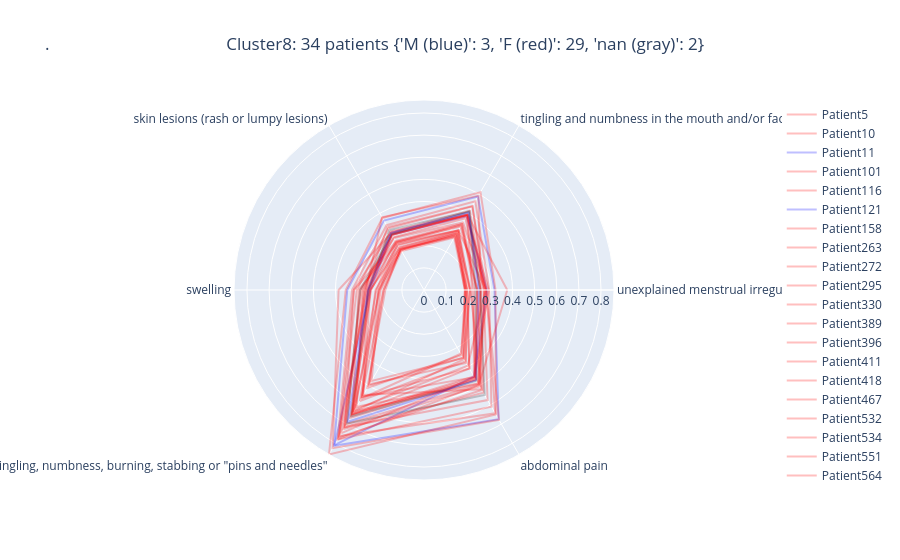

The cell this chart's notebook holds for it:
### Code cell
star_chart_per_patient(8)

### Figure 1 — Plotly figure (JSON) as saved in the notebook; plotly's stock layout.template omitted (floating-point values rounded to 4 significant figures)
{"data": [{"line": {"color": "rgb(255,0,0)"}, "mode": "lines", "name": "Patient5", "opacity": 0.25, "r": [0.1934, 0.2924, 0.2152, 0.2194, 0.5581, 0.4099, 0.1934, 0.1934], "theta": ["unexplained menstrual irregularity", "tingling and numbness in the mouth and/or face", "skin lesions (rash or lumpy lesions)", "swelling", "tingling, numbness, burning, stabbing or \"pins and needles\"", "abdominal pain", "unexplained menstrual irregularity"], "type": "scatterpolar"}, {"line": {"color": "rgb(255,0,0)"}, "mode": "lines", "name": "Patient10", "opacity": 0.25, "r": [0.2418, 0.345, 0.2498, 0.2557, 0.5576, 0.4549, 0.2418, 0.2418], "theta": ["unexplained menstrual irregularity", "tingling and numbness in the mouth and/or face", "skin lesions (rash or lumpy lesions)", "swelling", "tingling, numbness, burning, stabbing or \"pins and needles\"", "abdominal pain", "unexplained menstrual irregularity"], "type": "scatterpolar"}, {"line": {"color": "rgb(0,0,255)"}, "mode": "lines", "name": "Patient11", "opacity": 0.25, "r": [0.3187, 0.4874, 0.3625, 0.3468, 0.8131, 0.6745, 0.3187, 0.3187], "theta": ["unexplained menstrual irregularity", "tingling and numbness in the mouth and/or face", "skin lesions (rash or lumpy lesions)", "swelling", "tingling, numbness, burning, stabbing or \"pins and needles\"", "abdominal pain", "unexplained menstrual irregularity"], "type": "scatterpolar"}, {"line": {"color": "rgb(255,0,0)"}, "mode": "lines", "name": "Patient101", "opacity": 0.25, "r": [0.2794, 0.3113, 0.2466, 0.2151, 0.6229, 0.3954, 0.2794, 0.2794], "theta": ["unexplained menstrual irregularity", "tingling and numbness in the mouth and/or face", "skin lesions (rash or lumpy lesions)", "swelling", "tingling, numbness, burning, stabbing or \"pins and needles\"", "abdominal pain", "unexplained menstrual irregularity"], "type": "scatterpolar"}, {"line": {"color": "rgb(255,0,0)"}, "mode": "lines", "name": "Patient116", "opacity": 0.25, "r": [0.2688, 0.4139, 0.3013, 0.3175, 0.7149, 0.5744, 0.2688, 0.2688], "theta": ["unexplained menstrual irregularity", "tingling and numbness in the mouth and/or face", "skin lesions (rash or lumpy lesions)", "swelling", "tingling, numbness, burning, stabbing or \"pins and needles\"", "abdominal pain", "unexplained menstrual irregularity"], "type": "scatterpolar"}, {"line": {"color": "rgb(0,0,255)"}, "mode": "lines", "name": "Patient121", "opacity": 0.25, "r": [0.2847, 0.3851, 0.29, 0.243, 0.8094, 0.4518, 0.2847, 0.2847], "theta": ["unexplained menstrual irregularity", "tingling and numbness in the mouth and/or face", "skin lesions (rash or lumpy lesions)", "swelling", "tingling, numbness, burning, stabbing or \"pins and needles\"", "abdominal pain", "unexplained menstrual irregularity"], "type": "scatterpolar"}, {"line": {"color": "rgb(255,0,0)"}, "mode": "lines", "name": "Patient158", "opacity": 0.25, "r": [0.2926, 0.386, 0.2885, 0.2491, 0.6542, 0.4583, 0.2926, 0.2926], "theta": ["unexplained menstrual irregularity", "tingling and numbness in the mouth and/or face", "skin lesions (rash or lumpy lesions)", "swelling", "tingling, numbness, burning, stabbing or \"pins and needles\"", "abdominal pain", "unexplained menstrual irregularity"], "type": "scatterpolar"}, {"line": {"color": "rgb(255,0,0)"}, "mode": "lines", "name": "Patient263", "opacity": 0.25, "r": [0.2833, 0.3523, 0.2717, 0.2875, 0.6993, 0.4942, 0.2833, 0.2833], "theta": ["unexplained menstrual irregularity", "tingling and numbness in the mouth and/or face", "skin lesions (rash or lumpy lesions)", "swelling", "tingling, numbness, burning, stabbing or \"pins and needles\"", "abdominal pain", "unexplained menstrual irregularity"], "type": "scatterpolar"}, {"line": {"color": "rgb(255,0,0)"}, "mode": "lines", "name": "Patient272", "opacity": 0.25, "r": [0.1867, 0.3003, 0.224, 0.2005, 0.6365, 0.3612, 0.1867, 0.1867], "theta": ["unexplained menstrual irregularity", "tingling and numbness in the mouth and/or face", "skin lesions (rash or lumpy lesions)", "swelling", "tingling, numbness, burning, stabbing or \"pins and needles\"", "abdominal pain", "unexplained menstrual irregularity"], "type": "scatterpolar"}, {"line": {"color": "rgb(255,0,0)"}, "mode": "lines", "name": "Patient295", "opacity": 0.25, "r": [0.2077, 0.3123, 0.2377, 0.2043, 0.5791, 0.373, 0.2077, 0.2077], "theta": ["unexplained menstrual irregularity", "tingling and numbness in the mouth and/or face", "skin lesions (rash or lumpy lesions)", "swelling", "tingling, numbness, burning, stabbing or \"pins and needles\"", "abdominal pain", "unexplained menstrual irregularity"], "type": "scatterpolar"}, {"line": {"color": "rgb(255,0,0)"}, "mode": "lines", "name": "Patient330", "opacity": 0.25, "r": [0.1879, 0.2869, 0.208, 0.2063, 0.4912, 0.3805, 0.1879, 0.1879], "theta": ["unexplained menstrual irregularity", "tingling and numbness in the mouth and/or face", "skin lesions (rash or lumpy lesions)", "swelling", "tingling, numbness, burning, stabbing or \"pins and needles\"", "abdominal pain", "unexplained menstrual irregularity"], "type": "scatterpolar"}, {"line": {"color": "rgb(255,0,0)"}, "mode": "lines", "name": "Patient389", "opacity": 0.25, "r": [0.2557, 0.3933, 0.2882, 0.2818, 0.7248, 0.5366, 0.2557, 0.2557], "theta": ["unexplained menstrual irregularity", "tingling and numbness in the mouth and/or face", "skin lesions (rash or lumpy lesions)", "swelling", "tingling, numbness, burning, stabbing or \"pins and needles\"", "abdominal pain", "unexplained menstrual irregularity"], "type": "scatterpolar"}, {"line": {"color": "rgb(255,0,0)"}, "mode": "lines", "name": "Patient396", "opacity": 0.25, "r": [0.2073, 0.2944, 0.209, 0.1965, 0.4743, 0.3546, 0.2073, 0.2073], "theta": ["unexplained menstrual irregularity", "tingling and numbness in the mouth and/or face", "skin lesions (rash or lumpy lesions)", "swelling", "tingling, numbness, burning, stabbing or \"pins and needles\"", "abdominal pain", "unexplained menstrual irregularity"], "type": "scatterpolar"}, {"line": {"color": "rgb(255,0,0)"}, "mode": "lines", "name": "Patient411", "opacity": 0.25, "r": [0.3233, 0.5104, 0.3761, 0.3537, 0.8586, 0.6494, 0.3233, 0.3233], "theta": ["unexplained menstrual irregularity", "tingling and numbness in the mouth and/or face", "skin lesions (rash or lumpy lesions)", "swelling", "tingling, numbness, burning, stabbing or \"pins and needles\"", "abdominal pain", "unexplained menstrual irregularity"], "type": "scatterpolar"}, {"line": {"color": "rgb(255,0,0)"}, "mode": "lines", "name": "Patient418", "opacity": 0.25, "r": [0.2174, 0.3907, 0.2925, 0.2501, 0.6665, 0.4662, 0.2174, 0.2174], "theta": ["unexplained menstrual irregularity", "tingling and numbness in the mouth and/or face", "skin lesions (rash or lumpy lesions)", "swelling", "tingling, numbness, burning, stabbing or \"pins and needles\"", "abdominal pain", "unexplained menstrual irregularity"], "type": "scatterpolar"}, {"line": {"color": "rgb(255,0,0)"}, "mode": "lines", "name": "Patient467", "opacity": 0.25, "r": [0.2566, 0.3742, 0.2746, 0.2655, 0.6323, 0.4898, 0.2566, 0.2566], "theta": ["unexplained menstrual irregularity", "tingling and numbness in the mouth and/or face", "skin lesions (rash or lumpy lesions)", "swelling", "tingling, numbness, burning, stabbing or \"pins and needles\"", "abdominal pain", "unexplained menstrual irregularity"], "type": "scatterpolar"}, {"line": {"color": "rgb(255,0,0)"}, "mode": "lines", "name": "Patient532", "opacity": 0.25, "r": [0.2811, 0.3939, 0.2968, 0.3859, 0.8254, 0.6773, 0.2811, 0.2811], "theta": ["unexplained menstrual irregularity", "tingling and numbness in the mouth and/or face", "skin lesions (rash or lumpy lesions)", "swelling", "tingling, numbness, burning, stabbing or \"pins and needles\"", "abdominal pain", "unexplained menstrual irregularity"], "type": "scatterpolar"}, {"line": {"color": "rgb(255,0,0)"}, "mode": "lines", "name": "Patient534", "opacity": 0.25, "r": [0.2757, 0.3901, 0.2884, 0.2754, 0.6088, 0.4873, 0.2757, 0.2757], "theta": ["unexplained menstrual irregularity", "tingling and numbness in the mouth and/or face", "skin lesions (rash or lumpy lesions)", "swelling", "tingling, numbness, burning, stabbing or \"pins and needles\"", "abdominal pain", "unexplained menstrual irregularity"], "type": "scatterpolar"}, {"line": {"color": "rgb(255,0,0)"}, "mode": "lines", "name": "Patient551", "opacity": 0.25, "r": [0.1841, 0.2831, 0.2138, 0.1749, 0.5119, 0.339, 0.1841, 0.1841], "theta": ["unexplained menstrual irregularity", "tingling and numbness in the mouth and/or face", "skin lesions (rash or lumpy lesions)", "swelling", "tingling, numbness, burning, stabbing or \"pins and needles\"", "abdominal pain", "unexplained menstrual irregularity"], "type": "scatterpolar"}, {"line": {"color": "rgb(255,0,0)"}, "mode": "lines", "name": "Patient564", "opacity": 0.25, "r": [0.2944, 0.4636, 0.3382, 0.3253, 0.7805, 0.609, 0.2944, 0.2944], "theta": ["unexplained menstrual irregularity", "tingling and numbness in the mouth and/or face", "skin lesions (rash or lumpy lesions)", "swelling", "tingling, numbness, burning, stabbing or \"pins and needles\"", "abdominal pain", "unexplained menstrual irregularity"], "type": "scatterpolar"}, {"line": {"color": "rgb(255,0,0)"}, "mode": "lines", "name": "Patient577", "opacity": 0.25, "r": [0.2098, 0.3048, 0.2205, 0.2438, 0.5477, 0.5177, 0.2098, 0.2098], "theta": ["unexplained menstrual irregularity", "tingling and numbness in the mouth and/or face", "skin lesions (rash or lumpy lesions)", "swelling", "tingling, numbness, burning, stabbing or \"pins and needles\"", "abdominal pain", "unexplained menstrual irregularity"], "type": "scatterpolar"}, {"line": {"color": "rgb(50,50,50)"}, "mode": "lines", "name": "Patient585", "opacity": 0.25, "r": [0.233, 0.4106, 0.3129, 0.2509, 0.6592, 0.4738, 0.233, 0.233], "theta": ["unexplained menstrual irregularity", "tingling and numbness in the mouth and/or face", "skin lesions (rash or lumpy lesions)", "swelling", "tingling, numbness, burning, stabbing or \"pins and needles\"", "abdominal pain", "unexplained menstrual irregularity"], "type": "scatterpolar"}, {"line": {"color": "rgb(255,0,0)"}, "mode": "lines", "name": "Patient595", "opacity": 0.25, "r": [0.3761, 0.3929, 0.3046, 0.2566, 0.7786, 0.4962, 0.3761, 0.3761], "theta": ["unexplained menstrual irregularity", "tingling and numbness in the mouth and/or face", "skin lesions (rash or lumpy lesions)", "swelling", "tingling, numbness, burning, stabbing or \"pins and needles\"", "abdominal pain", "unexplained menstrual irregularity"], "type": "scatterpolar"}, {"line": {"color": "rgb(50,50,50)"}, "mode": "lines", "name": "Patient613", "opacity": 0.25, "r": [0.2536, 0.408, 0.2925, 0.2889, 0.6967, 0.5481, 0.2536, 0.2536], "theta": ["unexplained menstrual irregularity", "tingling and numbness in the mouth and/or face", "skin lesions (rash or lumpy lesions)", "swelling", "tingling, numbness, burning, stabbing or \"pins and needles\"", "abdominal pain", "unexplained menstrual irregularity"], "type": "scatterpolar"}, {"line": {"color": "rgb(255,0,0)"}, "mode": "lines", "name": "Patient668", "opacity": 0.25, "r": [0.2717, 0.4384, 0.3287, 0.27, 0.7162, 0.5028, 0.2717, 0.2717], "theta": ["unexplained menstrual irregularity", "tingling and numbness in the mouth and/or face", "skin lesions (rash or lumpy lesions)", "swelling", "tingling, numbness, burning, stabbing or \"pins and needles\"", "abdominal pain", "unexplained menstrual irregularity"], "type": "scatterpolar"}, {"line": {"color": "rgb(255,0,0)"}, "mode": "lines", "name": "Patient676", "opacity": 0.25, "r": [0.2404, 0.3307, 0.2524, 0.3165, 0.7675, 0.5219, 0.2404, 0.2404], "theta": ["unexplained menstrual irregularity", "tingling and numbness in the mouth and/or face", "skin lesions (rash or lumpy lesions)", "swelling", "tingling, numbness, burning, stabbing or \"pins and needles\"", "abdominal pain", "unexplained menstrual irregularity"], "type": "scatterpolar"}, {"line": {"color": "rgb(0,0,255)"}, "mode": "lines", "name": "Patient678", "opacity": 0.25, "r": [0.247, 0.4044, 0.2988, 0.253, 0.6877, 0.4701, 0.247, 0.247], "theta": ["unexplained menstrual irregularity", "tingling and numbness in the mouth and/or face", "skin lesions (rash or lumpy lesions)", "swelling", "tingling, numbness, burning, stabbing or \"pins and needles\"", "abdominal pain", "unexplained menstrual irregularity"], "type": "scatterpolar"}, {"line": {"color": "rgb(255,0,0)"}, "mode": "lines", "name": "Patient686", "opacity": 0.25, "r": [0.2565, 0.4924, 0.3793, 0.263, 0.7467, 0.4563, 0.2565, 0.2565], "theta": ["unexplained menstrual irregularity", "tingling and numbness in the mouth and/or face", "skin lesions (rash or lumpy lesions)", "swelling", "tingling, numbness, burning, stabbing or \"pins and needles\"", "abdominal pain", "unexplained menstrual irregularity"], "type": "scatterpolar"}, {"line": {"color": "rgb(255,0,0)"}, "mode": "lines", "name": "Patient687", "opacity": 0.25, "r": [0.1962, 0.3105, 0.2345, 0.2417, 0.6478, 0.4103, 0.1962, 0.1962], "theta": ["unexplained menstrual irregularity", "tingling and numbness in the mouth and/or face", "skin lesions (rash or lumpy lesions)", "swelling", "tingling, numbness, burning, stabbing or \"pins and needles\"", "abdominal pain", "unexplained menstrual irregularity"], "type": "scatterpolar"}, {"line": {"color": "rgb(255,0,0)"}, "mode": "lines", "name": "Patient703", "opacity": 0.25, "r": [0.1851, 0.2734, 0.2039, 0.1825, 0.4994, 0.3535, 0.1851, 0.1851], "theta": ["unexplained menstrual irregularity", "tingling and numbness in the mouth and/or face", "skin lesions (rash or lumpy lesions)", "swelling", "tingling, numbness, burning, stabbing or \"pins and needles\"", "abdominal pain", "unexplained menstrual irregularity"], "type": "scatterpolar"}, {"line": {"color": "rgb(255,0,0)"}, "mode": "lines", "name": "Patient725", "opacity": 0.25, "r": [0.2387, 0.3372, 0.2446, 0.2955, 0.6467, 0.4674, 0.2387, 0.2387], "theta": ["unexplained menstrual irregularity", "tingling and numbness in the mouth and/or face", "skin lesions (rash or lumpy lesions)", "swelling", "tingling, numbness, burning, stabbing or \"pins and needles\"", "abdominal pain", "unexplained menstrual irregularity"], "type": "scatterpolar"}, {"line": {"color": "rgb(255,0,0)"}, "mode": "lines", "name": "Patient754", "opacity": 0.25, "r": [0.2806, 0.4363, 0.3215, 0.3038, 0.7617, 0.6436, 0.2806, 0.2806], "theta": ["unexplained menstrual irregularity", "tingling and numbness in the mouth and/or face", "skin lesions (rash or lumpy lesions)", "swelling", "tingling, numbness, burning, stabbing or \"pins and needles\"", "abdominal pain", "unexplained menstrual irregularity"], "type": "scatterpolar"}, {"line": {"color": "rgb(255,0,0)"}, "mode": "lines", "name": "Patient777", "opacity": 0.25, "r": [0.194, 0.2779, 0.2137, 0.183, 0.5661, 0.3328, 0.194, 0.194], "theta": ["unexplained menstrual irregularity", "tingling and numbness in the mouth and/or face", "skin lesions (rash or lumpy lesions)", "swelling", "tingling, numbness, burning, stabbing or \"pins and needles\"", "abdominal pain", "unexplained menstrual irregularity"], "type": "scatterpolar"}, {"line": {"color": "rgb(255,0,0)"}, "mode": "lines", "name": "Patient790", "opacity": 0.25, "r": [0.2265, 0.3431, 0.2562, 0.2392, 0.6491, 0.4505, 0.2265, 0.2265], "theta": ["unexplained menstrual irregularity", "tingling and numbness in the mouth and/or face", "skin lesions (rash or lumpy lesions)", "swelling", "tingling, numbness, burning, stabbing or \"pins and needles\"", "abdominal pain", "unexplained menstrual irregularity"], "type": "scatterpolar"}], "layout": {"title": {"text": ".\t\t\t\t\t\t\t\t\t\t\t\t\t\t\t\t\t\t\t\t\t\t\t\t\t\t\t\t\t\t\t\t\t\t\t\t\t\t\t\tCluster8: 34 patients {'M (blue)': 3, 'F (red)': 29, 'nan (gray)': 2}"}}}
